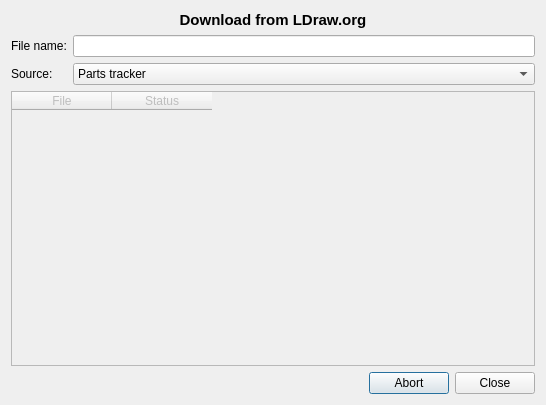
<?xml version="1.0" encoding="UTF-8"?>
<ui version="4.0">
 <class>PartDownloader</class>
 <widget class="QDialog" name="PartDownloader">
  <property name="geometry">
   <rect>
    <x>0</x>
    <y>0</y>
    <width>546</width>
    <height>405</height>
   </rect>
  </property>
  <property name="windowTitle">
   <string>Download from LDraw.org</string>
  </property>
  <layout class="QVBoxLayout" name="verticalLayout">
   <item>
    <widget class="QLabel" name="label">
     <property name="font">
      <font>
       <pointsize>11</pointsize>
       <weight>75</weight>
       <bold>true</bold>
      </font>
     </property>
     <property name="text">
      <string>Download from LDraw.org</string>
     </property>
     <property name="alignment">
      <set>Qt::AlignCenter</set>
     </property>
    </widget>
   </item>
   <item>
    <layout class="QGridLayout" name="gridLayout">
     <item row="0" column="0">
      <widget class="QLabel" name="fileNameLabel">
       <property name="text">
        <string>File name:</string>
       </property>
      </widget>
     </item>
     <item row="0" column="1">
      <widget class="QLineEdit" name="filename"/>
     </item>
     <item row="1" column="0">
      <widget class="QLabel" name="label_2">
       <property name="text">
        <string>Source:</string>
       </property>
      </widget>
     </item>
     <item row="1" column="1">
      <widget class="QComboBox" name="source">
       <property name="sizePolicy">
        <sizepolicy hsizetype="MinimumExpanding" vsizetype="Fixed">
         <horstretch>0</horstretch>
         <verstretch>0</verstretch>
        </sizepolicy>
       </property>
       <item>
        <property name="text">
         <string>Parts tracker</string>
        </property>
       </item>
       <item>
        <property name="text">
         <string>Custom URL</string>
        </property>
       </item>
      </widget>
     </item>
    </layout>
   </item>
   <item>
    <widget class="QTableWidget" name="progressTable">
     <property name="enabled">
      <bool>false</bool>
     </property>
     <property name="editTriggers">
      <set>QAbstractItemView::NoEditTriggers</set>
     </property>
     <property name="selectionMode">
      <enum>QAbstractItemView::NoSelection</enum>
     </property>
     <attribute name="verticalHeaderVisible">
      <bool>false</bool>
     </attribute>
     <column>
      <property name="text">
       <string>File</string>
      </property>
      <property name="font">
       <font>
        <weight>50</weight>
        <bold>false</bold>
       </font>
      </property>
     </column>
     <column>
      <property name="text">
       <string>Status</string>
      </property>
     </column>
    </widget>
   </item>
   <item>
    <widget class="QDialogButtonBox" name="buttonBox">
     <property name="orientation">
      <enum>Qt::Horizontal</enum>
     </property>
     <property name="standardButtons">
      <set>QDialogButtonBox::Abort|QDialogButtonBox::Close</set>
     </property>
    </widget>
   </item>
  </layout>
 </widget>
 <tabstops>
  <tabstop>filename</tabstop>
  <tabstop>source</tabstop>
  <tabstop>progressTable</tabstop>
 </tabstops>
 <resources/>
 <connections>
  <connection>
   <sender>buttonBox</sender>
   <signal>rejected()</signal>
   <receiver>PartDownloader</receiver>
   <slot>reject()</slot>
   <hints>
    <hint type="sourcelabel">
     <x>322</x>
     <y>312</y>
    </hint>
    <hint type="destinationlabel">
     <x>286</x>
     <y>274</y>
    </hint>
   </hints>
  </connection>
 </connections>
</ui>
